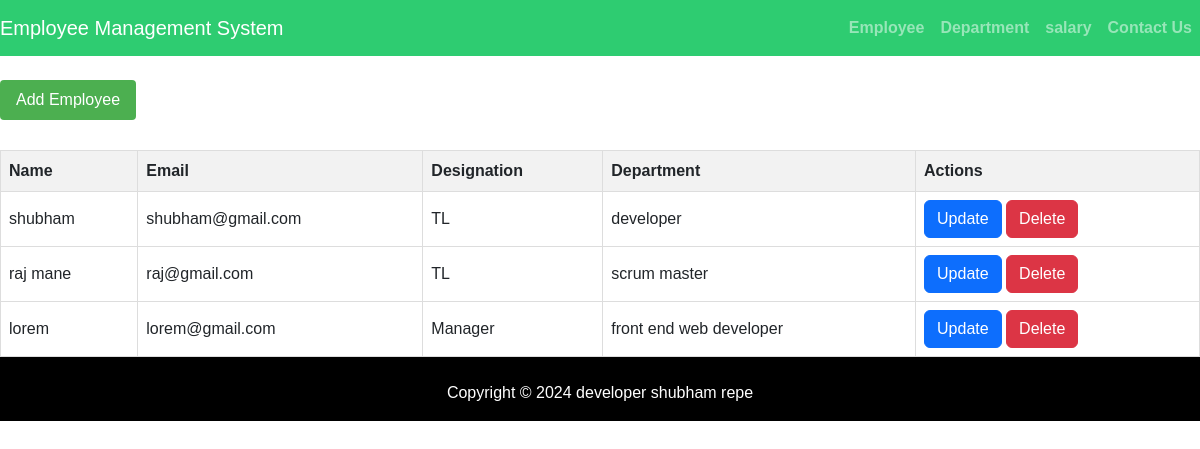
Page /list/ on the committed database.
### emp_app/models.py (models this page shows, shortened)
class Employee(models.Model):
    DESIGNATION_CHOICES = [
        ('Associate', 'Associate'),
        ('TL', 'Team Lead'),
        ('Manager', 'Manager'),
    ]
    name = models.CharField(max_length=255)
    email = models.EmailField()
    address = models.TextField()
    designation = models.CharField(max_length=20, choices=DESIGNATION_CHOICES)
    department = models.ForeignKey(Department, on_delete=models.CASCADE)
    reporting_manager = models.ForeignKey('self', on_delete=models.SET_NULL, null=True, blank=True)

class Department(models.Model):
    name = models.CharField(max_length=255)
    floor = models.IntegerField()

### emp_app/views.py (the view)
# urls.py: path('list/',views. employee_list, name='emp_l'),
def employee_list(request):
    employees = Employee.objects.all()
    return render(request, 'emp_l.html', {'employees': employees})

### emp_app/templates/emp_l.html (shortened to what this page needs)
{% extends 'homebase.html' %}
{% load static %}
{% block content %}
<!DOCTYPE html>
<html lang="en">
<head>
    <link href="https://cdn.jsdelivr.net/npm/bootstrap@5.3.2/dist/css/bootstrap.min.css" rel="stylesheet">
    <link rel="stylesheet" href="https://cdn.jsdelivr.net/npm/bootstrap-icons@1.11.3/font/bootstrap-icons.min.css">
</head>
<body>
    <nav class="navbar bg-body-tertiary">
        <div class="container-fluid">
          <a class="navbar-brand" href="{% url 'index' %}">
          </a>
        </div>
      </nav>
      <br>
    <a href="{% url 'add_employee' %}" class="add-button">Add Employee</a>
    <table>
        <thead>
            <tr>
                <th>Name</th>
                <th>Email</th>
                <th>Designation</th>
                <th>Department</th>
                <th>Actions</th>
            </tr>
        </thead>
        <tbody>
            {% for employee in employees %}
                <tr>
                    <td>{{ employee.name }}</td>
                    <td>{{ employee.email }}</td>
                    <td>{{ employee.designation }}</td>
                    <td>{{ employee.department.name }}</td>
                    <td>
                        <a href="{% url 'update_employee' emp_id=employee.id %}"><button type="button" class="btn btn-primary">Update</button></a>
                        <a href="{% url 'delete_employee' emp_id=employee.id %}"><button type="button" class="btn btn-danger">Delete</button></a>
                    </td>
                </tr>
            {% endfor %}
        </tbody>
    </table>
</body>
</html>
{% endblock content %}

### emp_app/templates/homebase.html (shortened to what this page needs)
<!DOCTYPE html>
<html lang="en" dir="ltr">
<head>
</head>
<body>
  {% include "navbar.html" %}
  {%block content%}
  {%endblock content%}
  {% include "footer.html" %}
</body>
</html>

### emp_app/templates/navbar.html (shortened to what this page needs)
<!DOCTYPE html>
{% load static %}
<html lang="en">
<head>
  <link rel="stylesheet" href="https://stackpath.bootstrapcdn.com/bootstrap/4.3.1/css/bootstrap.min.css">
  <link rel="stylesheet" href="https://maxcdn.bootstrapcdn.com/font-awesome/4.7.0/css/font-awesome.min.css">
</head>
<body>
  <div class="bs-example">
    <nav class="navbar navbar-expand-md navbar-dark fixed-top" style="background-color: #2ecc71;  color: #fff;">
      <a href="/" class="navbar-brand">Employee Management System</a>
      <div class="collapse navbar-collapse justify-content-between" id="navbarCollapse">
        <div class="navbar-nav">
          <a href="{%url 'emp_l' %}" class="nav-item nav-link"><b>Employee</b></a>
          <a href="{%url 'dept_l' %}" class="nav-item nav-link"><b>Department</b></a>
          <a href="{%url 'add_salary_entry'%}" class="nav-item nav-link"><b>salary</b></a>
          <a href="{%url 'contact_us'%}" class="nav-item nav-link"><b>Contact Us</b></a>
        </div>
      </div>
    </nav>
  </div>
</body>
</html>

### emp_app/templates/footer.html (shortened to what this page needs)
<!DOCTYPE html>
<html>
<head>
  <link rel="stylesheet" href="https://maxcdn.bootstrapcdn.com/font-awesome/4.7.0/css/font-awesome.min.css">
</head>
<footer>
  <br>
  <div class="container">
    <div class="row">
      <div class="col-md-12 col-sm-12">
        <div style="color:#ffffff;" class="wow fadeInUp footer-copyright">
          <p>
            Copyright &copy; 2024 developer shubham repe</p>
        </div>
      </div>
    </div>
  </div>
</footer>
</html>

### emp_app/templates/navbar.html (style rules this page uses)
.bs-example { margin: 0px; }
.navbar-brand { font-size: 20px; font-family: sans-serif; }

### emp_app/templates/emp_l.html (style rules this page uses)
body { font-family: Arial, sans-serif; }
table { width: 100%; border-collapse: collapse; margin-top: 20px; }
th, td { border: 1px solid #dddddd; text-align: left; padding: 8px; }
th { background-color: #f2f2f2; }
a { text-decoration: none; }
.add-button { display: inline-block; margin-bottom: 10px; padding: 8px 16px; font-size: 16px; background-color: #4CAF50; color: white; border: none; border-radius: 4px; cursor: pointer; }

### emp_app/templates/footer.html (style rules this page uses)
footer { padding: 0px 0px 0px 0px; background-color: black; margin: 0px; }
p { text-align: center; }

### rows in the picture
Employee: name "shubham", email "shubham@gmail.com", designation "TL", department.name "developer"
Employee: name "raj mane", email "raj@gmail.com", designation "TL", department.name "scrum master"
Employee: name "lorem", email "lorem@gmail.com", designation "Manager", department.name "front end web developer"
